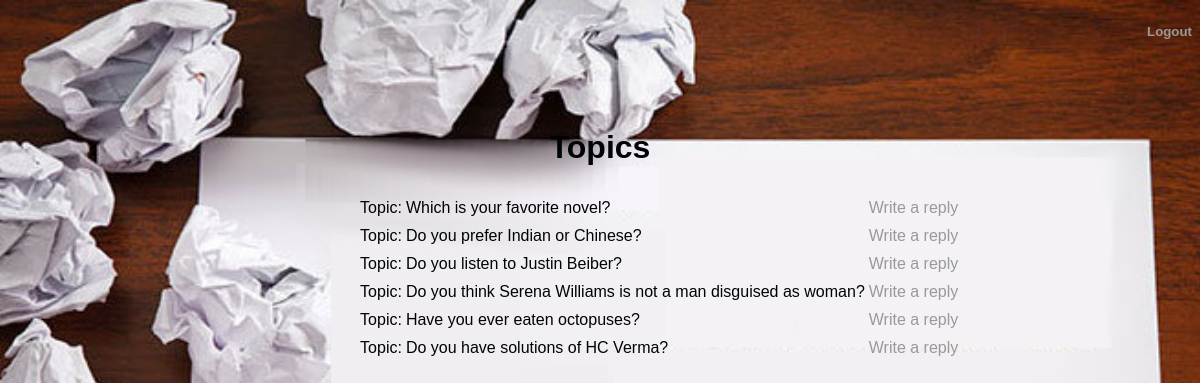
Page /newtopic.php on the committed database.
### tables this page shows
CREATE TABLE IF NOT EXISTS `topic` (
  `T_Name` varchar(255) NOT NULL,
  `C_ID` int(11) NOT NULL,
  `Reply` varchar(255) NOT NULL
);

### newtopic.php (the view, shortened to what this page needs)
<!DOCTYPE html PUBLIC "-//W3C//DTD XHTML 1.0 Transitional//EN" "http://www.w3.org/TR/xhtml1/DTD/xhtml1-transitional.dtd">
<html xmlns="http://www.w3.org/1999/xhtml" xml:lang="en" lang="en">
<head>
    <link href="style.css" rel="stylesheet" title="Style" />
</head>
<body bgcolor="teal" text="white">
    <a href="login.html"><h5 align="right">Logout</h5></a>
    <h1 align="center" style="padding-top: 5%;">Topics</h1>
    <form name="frm" method="post">
        <table align="center" style="padding-left: 10%;">
<?php
$link=mysqli_connect("localhost","root","","DiscussionForum");
    $qry="select T_Name, Reply from topic where Reply in ('')";
    $resultset=mysqli_query($link,$qry);
    while(list($name, $reply)=mysqli_fetch_row($resultset))
    {
        echo "<tr><td>Topic:</td><td>$name</td>";
        echo '<td><a href="reply.php?topic='.urlencode($name).'">Write a reply</a><a href=#?id=$id</a></td></tr>';
    }
?>
</table>
</form>
</body>
</html>

### style.css (style rules this page uses)
body { background: url('Images/3.jpg') no-repeat center center fixed; -webkit-background-size: cover; -moz-background-size: cover; -o-background-size: cover; background-size: cover; color: #000305; font-size: 100%; font-family: Arial, 'Lucida Sans Unicode'; line-height: 1.5; text-align: justify; }
a { color: #999999; text-decoration: none; text-align: center; }

### rows in the picture
topic: T_Name "Which is your favorite novel?"
topic: T_Name "Do you prefer Indian or Chinese?"
topic: T_Name "Do you listen to Justin Beiber?"
topic: T_Name "Do you think Serena Williams is not a man disguised as woman?"
topic: T_Name "Have you ever eaten octopuses?"
topic: T_Name "Do you have solutions of HC Verma?"
